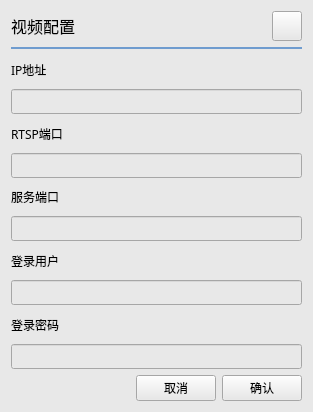
<?xml version="1.0" encoding="UTF-8"?>
<ui version="4.0">
 <class>VedioAddWidget</class>
 <widget class="QWidget" name="VedioAddWidget">
  <property name="geometry">
   <rect>
    <x>0</x>
    <y>0</y>
    <width>313</width>
    <height>412</height>
   </rect>
  </property>
  <property name="font">
   <font>
    <family>微软雅黑</family>
   </font>
  </property>
  <property name="windowTitle">
   <string>Form</string>
  </property>
  <property name="styleSheet">
   <string notr="true">background:rgb(232, 232, 232);</string>
  </property>
  <layout class="QVBoxLayout" name="verticalLayout">
   <item>
    <layout class="QHBoxLayout" name="horizontalLayout">
     <item>
      <widget class="QLabel" name="label">
       <property name="font">
        <font>
         <family>黑体</family>
         <pointsize>12</pointsize>
        </font>
       </property>
       <property name="text">
        <string>视频配置</string>
       </property>
      </widget>
     </item>
     <item>
      <spacer name="horizontalSpacer">
       <property name="orientation">
        <enum>Qt::Horizontal</enum>
       </property>
       <property name="sizeHint" stdset="0">
        <size>
         <width>40</width>
         <height>20</height>
        </size>
       </property>
      </spacer>
     </item>
     <item>
      <widget class="QPushButton" name="closeBtn">
       <property name="sizePolicy">
        <sizepolicy hsizetype="Fixed" vsizetype="Fixed">
         <horstretch>0</horstretch>
         <verstretch>0</verstretch>
        </sizepolicy>
       </property>
       <property name="minimumSize">
        <size>
         <width>30</width>
         <height>30</height>
        </size>
       </property>
       <property name="maximumSize">
        <size>
         <width>30</width>
         <height>30</height>
        </size>
       </property>
       <property name="text">
        <string/>
       </property>
      </widget>
     </item>
    </layout>
   </item>
   <item>
    <widget class="Line" name="line">
     <property name="styleSheet">
      <string notr="true">color:rgb(111, 156, 207);</string>
     </property>
     <property name="frameShadow">
      <enum>QFrame::Plain</enum>
     </property>
     <property name="lineWidth">
      <number>2</number>
     </property>
     <property name="midLineWidth">
      <number>0</number>
     </property>
     <property name="orientation">
      <enum>Qt::Horizontal</enum>
     </property>
    </widget>
   </item>
   <item>
    <layout class="QHBoxLayout" name="horizontalLayout_2">
     <item>
      <widget class="QLabel" name="label_2">
       <property name="font">
        <font>
         <family>微软雅黑</family>
        </font>
       </property>
       <property name="text">
        <string>IP地址</string>
       </property>
      </widget>
     </item>
     <item>
      <spacer name="horizontalSpacer_2">
       <property name="orientation">
        <enum>Qt::Horizontal</enum>
       </property>
       <property name="sizeHint" stdset="0">
        <size>
         <width>40</width>
         <height>20</height>
        </size>
       </property>
      </spacer>
     </item>
    </layout>
   </item>
   <item>
    <widget class="QLineEdit" name="addressEdit"/>
   </item>
   <item>
    <layout class="QHBoxLayout" name="horizontalLayout_3">
     <item>
      <widget class="QLabel" name="label_3">
       <property name="font">
        <font>
         <family>微软雅黑</family>
        </font>
       </property>
       <property name="text">
        <string>RTSP端口</string>
       </property>
      </widget>
     </item>
     <item>
      <spacer name="horizontalSpacer_3">
       <property name="orientation">
        <enum>Qt::Horizontal</enum>
       </property>
       <property name="sizeHint" stdset="0">
        <size>
         <width>40</width>
         <height>20</height>
        </size>
       </property>
      </spacer>
     </item>
    </layout>
   </item>
   <item>
    <widget class="QLineEdit" name="rtspPortEdit"/>
   </item>
   <item>
    <layout class="QHBoxLayout" name="horizontalLayout_4">
     <item>
      <widget class="QLabel" name="label_4">
       <property name="font">
        <font>
         <family>微软雅黑</family>
        </font>
       </property>
       <property name="text">
        <string>服务端口</string>
       </property>
      </widget>
     </item>
     <item>
      <spacer name="horizontalSpacer_4">
       <property name="orientation">
        <enum>Qt::Horizontal</enum>
       </property>
       <property name="sizeHint" stdset="0">
        <size>
         <width>40</width>
         <height>20</height>
        </size>
       </property>
      </spacer>
     </item>
    </layout>
   </item>
   <item>
    <widget class="QLineEdit" name="serverPortEdit"/>
   </item>
   <item>
    <layout class="QHBoxLayout" name="horizontalLayout_5">
     <item>
      <widget class="QLabel" name="label_5">
       <property name="font">
        <font>
         <family>微软雅黑</family>
        </font>
       </property>
       <property name="text">
        <string>登录用户</string>
       </property>
      </widget>
     </item>
     <item>
      <spacer name="horizontalSpacer_5">
       <property name="orientation">
        <enum>Qt::Horizontal</enum>
       </property>
       <property name="sizeHint" stdset="0">
        <size>
         <width>40</width>
         <height>20</height>
        </size>
       </property>
      </spacer>
     </item>
    </layout>
   </item>
   <item>
    <widget class="QLineEdit" name="userEdit"/>
   </item>
   <item>
    <layout class="QHBoxLayout" name="horizontalLayout_6">
     <item>
      <widget class="QLabel" name="label_6">
       <property name="font">
        <font>
         <family>微软雅黑</family>
        </font>
       </property>
       <property name="text">
        <string>登录密码</string>
       </property>
      </widget>
     </item>
     <item>
      <spacer name="horizontalSpacer_6">
       <property name="orientation">
        <enum>Qt::Horizontal</enum>
       </property>
       <property name="sizeHint" stdset="0">
        <size>
         <width>40</width>
         <height>20</height>
        </size>
       </property>
      </spacer>
     </item>
    </layout>
   </item>
   <item>
    <widget class="QLineEdit" name="passwordEdit"/>
   </item>
   <item>
    <layout class="QHBoxLayout" name="horizontalLayout_7">
     <item>
      <spacer name="horizontalSpacer_7">
       <property name="orientation">
        <enum>Qt::Horizontal</enum>
       </property>
       <property name="sizeHint" stdset="0">
        <size>
         <width>40</width>
         <height>20</height>
        </size>
       </property>
      </spacer>
     </item>
     <item>
      <widget class="QPushButton" name="cancelBtn">
       <property name="font">
        <font>
         <family>微软雅黑</family>
        </font>
       </property>
       <property name="text">
        <string>取消</string>
       </property>
       <property name="flat">
        <bool>false</bool>
       </property>
      </widget>
     </item>
     <item>
      <widget class="QPushButton" name="okBtn">
       <property name="font">
        <font>
         <family>微软雅黑</family>
        </font>
       </property>
       <property name="text">
        <string>确认</string>
       </property>
      </widget>
     </item>
    </layout>
   </item>
  </layout>
 </widget>
 <resources/>
 <connections/>
</ui>
